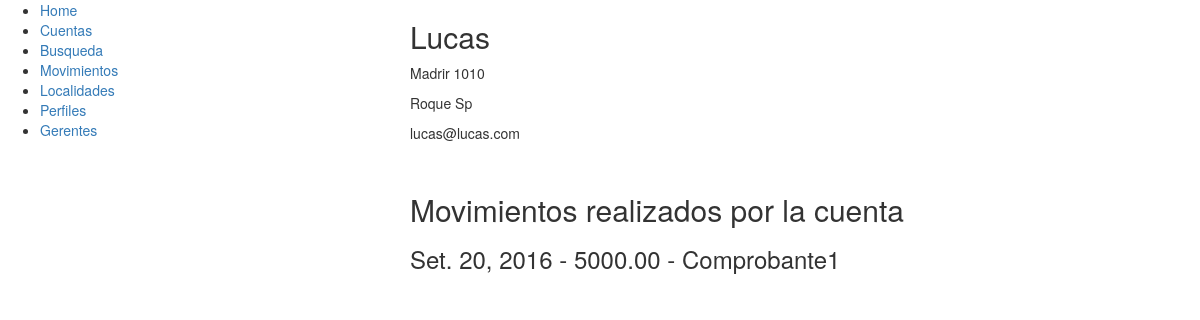
Page /cuenta/2/ (signed in) on the earlier database version.
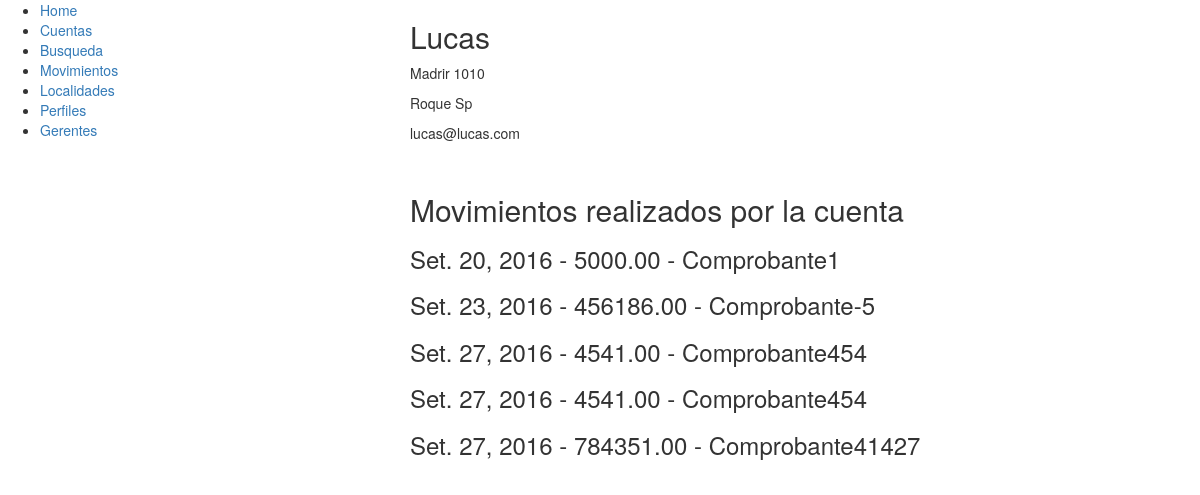
Same page on the later database version.
### cuentas/models.py (models this page shows, shortened)
class Cuenta(models.Model):
	nombre = models.CharField(max_length=200)
	direccion = models.CharField(max_length=500)
	localidad = models.ForeignKey(Localidad, default=1)
	email = models.EmailField()

class Localidad(models.Model):
	nombre = models.CharField(max_length=200)
	def __str__(self):
		return self.nombre

class Movimiento(models.Model):
	cuenta = models.ForeignKey(Cuenta)
	comprobante = models.TextField()
	fecha = models.DateField(auto_now=True)
	importe = models.DecimalField(max_digits=20, decimal_places=2, default=0)

### cuentas/views.py (the view)
# urls.py: url(r'^cuenta/([0-9]+)/$',views.cuenta),
@login_required
@permission_required('cuentas.ver_cuentas')
def cuenta(request, id):
	try:
		c = Cuenta.objects.get(pk=id)
		m = Cuenta.objects.get(pk=id).movimiento_set.all()
	except Cuenta.DoesNotExist:
		raise Http404("No existe la cuenta seleccionada")
	return render (request, 'cuenta2.html',{'cuenta' : c, 'movimientos': m})

### cuentas/templates/cuenta2.html (shortened to what this page needs)
{% extends "base.html" %}
{% block content %}
	<h2>{{ cuenta.nombre }}</h2>
	<p>{{ cuenta.direccion }}</p>
	<p>{{ cuenta.localidad }}</p>
	<p>{{ cuenta.email }}</p>
	<br>
	<h2>Movimientos realizados por la cuenta</h2>
	{% for movimiento in movimientos %}
		<h3>{{ movimiento.fecha }} - {{ movimiento.importe }} - {{ movimiento.comprobante }}</h3>
	{% endfor %}
{% endblock %}

### cuentas/templates/base.html (shortened to what this page needs)
<!DOCTYPE html>
<html lang="es">
	<head>
		<link rel="stylesheet" href="https://maxcdn.bootstrapcdn.com/bootstrap/3.3.7/css/bootstrap.min.css">
		<link rel="stylesheet" href="https://maxcdn.bootstrapcdn.com/bootstrap/3.3.7/css/bootstrap-theme.min.css">
	</head>
	<body>
		<div class="row">
			<div class="col-sm-4" id="sidebar">
				{% block sidebar %}
				<ul>
					<li><a href="/">Home</a></li>
					<li><a href="/cuentas/">Cuentas</a></li>
					<li><a href="/busqueda">Busqueda</a></li>
					<li><a href="/movimientos/">Movimientos</a></li>
					<li><a href="/localidades/">Localidades</a></li>
					<li><a href="#">Perfiles</a></li>
					<li><a href="#">Gerentes</a></li>
				</ul>
				{% endblock %}
			</div>
			<div class="col-sm-8" id="content">
				{% block content %}
				{% endblock %}
			</div>
		</div>
	</body>
</html>

Differences in the rows shown:
added Movimiento: fecha "Set. 23, 2016", importe "456186.00", comprobante "Comprobante-5"
added Movimiento: fecha "Set. 27, 2016", importe "4541.00", comprobante "Comprobante454"
added Movimiento: fecha "Set. 27, 2016", importe "4541.00", comprobante "Comprobante454"
added Movimiento: fecha "Set. 27, 2016", importe "784351.00", comprobante "Comprobante41427"
